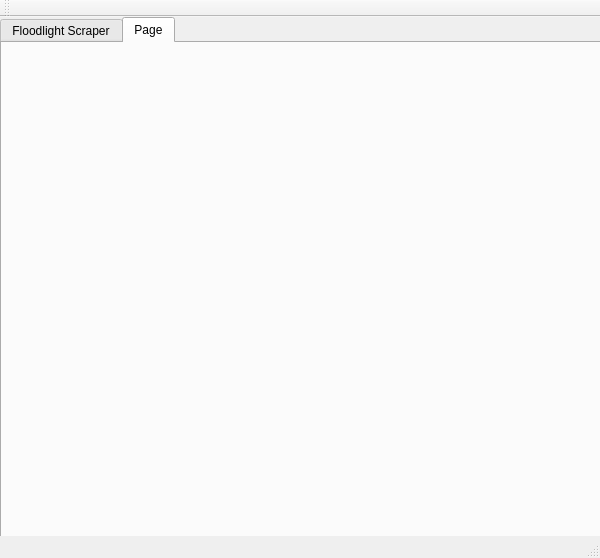
<?xml version="1.0" encoding="UTF-8"?>
<ui version="4.0">
 <class>MainWindow</class>
 <widget class="QMainWindow" name="MainWindow">
  <property name="geometry">
   <rect>
    <x>0</x>
    <y>0</y>
    <width>600</width>
    <height>558</height>
   </rect>
  </property>
  <property name="windowTitle">
   <string>MainWindow</string>
  </property>
  <widget class="QWidget" name="centralWidget">
   <widget class="QTabWidget" name="tabWidget">
    <property name="geometry">
     <rect>
      <x>0</x>
      <y>0</y>
      <width>601</width>
      <height>531</height>
     </rect>
    </property>
    <property name="currentIndex">
     <number>1</number>
    </property>
    <widget class="QWidget" name="tab">
     <attribute name="title">
      <string>Floodlight Scraper</string>
     </attribute>
     <widget class="QLabel" name="sheet_path_label">
      <property name="geometry">
       <rect>
        <x>30</x>
        <y>80</y>
        <width>281</width>
        <height>21</height>
       </rect>
      </property>
      <property name="text">
       <string>&lt;html&gt;&lt;head/&gt;&lt;body&gt;&lt;p&gt;&lt;span style=&quot; font-size:12pt;&quot;&gt;Enter path of sheet containing URLs:&lt;/span&gt;&lt;/p&gt;&lt;/body&gt;&lt;/html&gt;</string>
      </property>
     </widget>
     <widget class="QLabel" name="chromedriver_path">
      <property name="geometry">
       <rect>
        <x>30</x>
        <y>250</y>
        <width>281</width>
        <height>21</height>
       </rect>
      </property>
      <property name="text">
       <string>&lt;html&gt;&lt;head/&gt;&lt;body&gt;&lt;p&gt;&lt;span style=&quot; font-size:12pt;&quot;&gt;Enter path of chromedriver:&lt;/span&gt;&lt;/p&gt;&lt;/body&gt;&lt;/html&gt;</string>
      </property>
     </widget>
     <widget class="QPushButton" name="crawl_urls_button">
      <property name="geometry">
       <rect>
        <x>200</x>
        <y>420</y>
        <width>171</width>
        <height>41</height>
       </rect>
      </property>
      <property name="text">
       <string>Crawl URLs</string>
      </property>
     </widget>
     <widget class="QLabel" name="label">
      <property name="geometry">
       <rect>
        <x>10</x>
        <y>0</y>
        <width>531</width>
        <height>81</height>
       </rect>
      </property>
      <property name="text">
       <string>&lt;html&gt;&lt;head/&gt;&lt;body&gt;&lt;p&gt;&lt;span style=&quot; font-size:24pt;&quot;&gt;Scrape URLs for DCM Floodlight Tags&lt;/span&gt;&lt;/p&gt;&lt;/body&gt;&lt;/html&gt;</string>
      </property>
     </widget>
     <widget class="QLineEdit" name="sheet_path">
      <property name="geometry">
       <rect>
        <x>30</x>
        <y>180</y>
        <width>501</width>
        <height>31</height>
       </rect>
      </property>
     </widget>
     <widget class="QLabel" name="chromedrive_path_sublabel">
      <property name="geometry">
       <rect>
        <x>30</x>
        <y>280</y>
        <width>501</width>
        <height>61</height>
       </rect>
      </property>
      <property name="text">
       <string>&lt;html&gt;&lt;head/&gt;&lt;body&gt;&lt;p&gt;&lt;span style=&quot; font-size:10pt;&quot;&gt;Enter path of chromedriver.exe. The .exe should be located on your local drive (not the shared drives).&lt;/span&gt;&lt;/p&gt;&lt;/body&gt;&lt;/html&gt;</string>
      </property>
     </widget>
     <widget class="QLabel" name="sheet_path_sublabel">
      <property name="geometry">
       <rect>
        <x>30</x>
        <y>110</y>
        <width>501</width>
        <height>71</height>
       </rect>
      </property>
      <property name="text">
       <string>&lt;html&gt;&lt;head/&gt;&lt;body&gt;&lt;p&gt;&lt;span style=&quot; font-size:10pt;&quot;&gt;Enter the path to the sheet containing the URLs to scrape. The sheet must contain a header and the URLs to scrape should only be in column A.&lt;/span&gt;&lt;/p&gt;&lt;/body&gt;&lt;/html&gt;</string>
      </property>
     </widget>
     <widget class="QLineEdit" name="chromedriver_path_box">
      <property name="geometry">
       <rect>
        <x>30</x>
        <y>340</y>
        <width>501</width>
        <height>31</height>
       </rect>
      </property>
     </widget>
    </widget>
    <widget class="QWidget" name="tab_2">
     <attribute name="title">
      <string>Page</string>
     </attribute>
    </widget>
   </widget>
  </widget>
  <widget class="QMenuBar" name="menuBar">
   <property name="geometry">
    <rect>
     <x>0</x>
     <y>0</y>
     <width>600</width>
     <height>21</height>
    </rect>
   </property>
  </widget>
  <widget class="QToolBar" name="mainToolBar">
   <attribute name="toolBarArea">
    <enum>TopToolBarArea</enum>
   </attribute>
   <attribute name="toolBarBreak">
    <bool>false</bool>
   </attribute>
  </widget>
  <widget class="QStatusBar" name="statusBar"/>
 </widget>
 <layoutdefault spacing="6" margin="11"/>
 <resources/>
 <connections/>
</ui>
